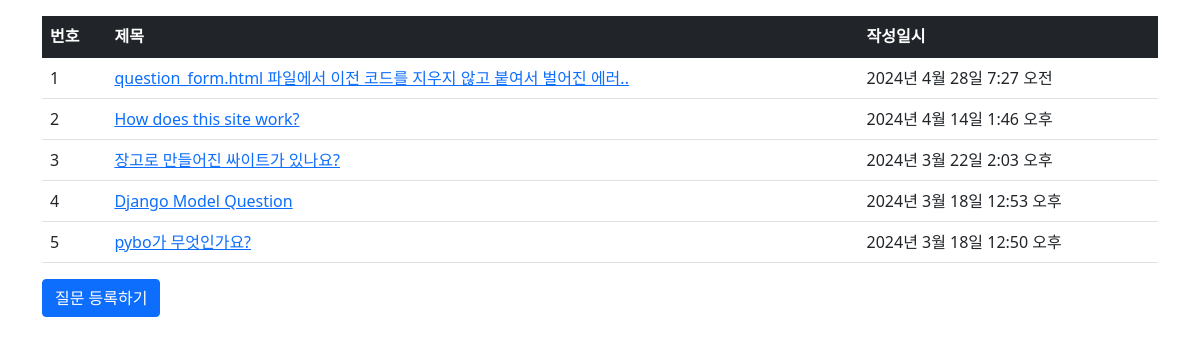
The page / on the database its author committed.
### pybo/models.py (models this page shows, shortened)
class Question(models.Model):
    objects = None
    subject = models.CharField(max_length=200)
    content = models.TextField()
    create_date = models.DateTimeField()

### pybo/views.py (the view)
# urls.py: path('', views.index, name='index'),#2-05 url 별칭에서 추가
def index(request) : #url.py 에서 path('',view.index)로 참조중.
    question_list = Question.objects.order_by('-create_date')
    context = {'question_list' : question_list}
    return render(request, 'pybo/question_list.html', context)# qustion_list.html로

### templates/pybo/question_list.html
{% extends 'base.html' %}
{% block content %}
<div class="container my-3">
    <table class="table">
        <thead>
        <tr class="table-dark">
            <th>번호</th>
            <th>제목</th>
            <th>작성일시</th>
        </tr>
        </thead>
        <tbody>
        {% if question_list %}
        {% for question in question_list %}
        <tr>
            <td>{{ forloop.counter }}</td>
            <td>
                <a href="{% url 'pybo:detail' question.id %}">{{ question.subject }}</a>
            </td>
            <td>{{ question.create_date }}</td>
        </tr>
        {% endfor %}
        {% else %}
        <tr>
            <td colspan="3">질문이 없습니다.</td>
        </tr>
        {% endif %}
        </tbody>
    </table>
    <a href="{% url 'pybo:question_create' %}" class="btn btn-primary">질문 등록하기</a>
</div>
{% endblock %}

### templates/base.html (shortened to what this page needs)
{% load static %}
<!doctype html>
<html lang="ko">
<head>
    <link rel="stylesheet" type="text/css" href="{% static 'bootstrap.min.css' %}">
    <link rel="stylesheet" type="text/css" href="{% static 'style.css' %}">
</head>
<body>
{% block content %}
{% endblock %}
</body>
</html>

### rows shown on the page
Question: subject "question_form.html 파일에서 이전 코드를 지우지 않고 붙여서 벌어진 에러..", create_date "2024년 4월 28일 7:27 오전"
Question: subject "How does this site work?", create_date "2024년 4월 14일 1:46 오후"
Question: subject "장고로 만들어진 싸이트가 있나요?", create_date "2024년 3월 22일 2:03 오후"
Question: subject "Django Model Question", create_date "2024년 3월 18일 12:53 오후"
Question: subject "pybo가 무엇인가요?", create_date "2024년 3월 18일 12:50 오후"
